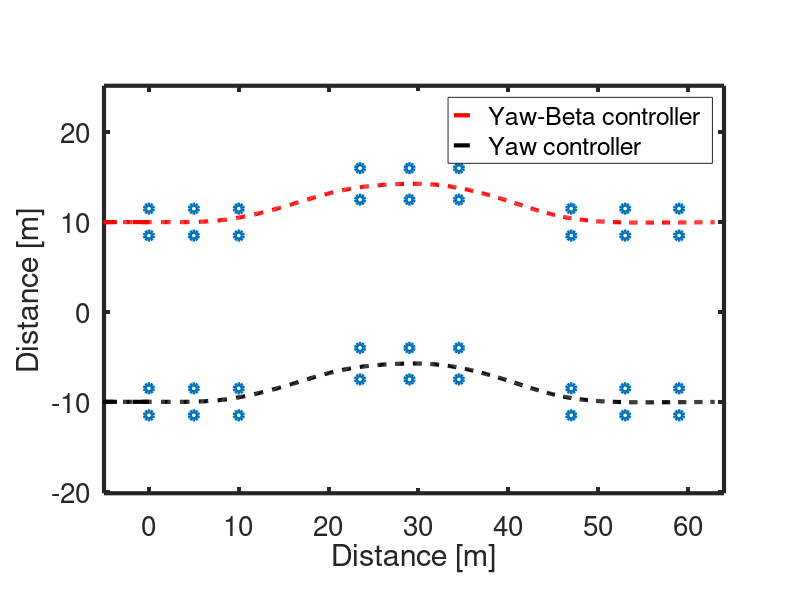
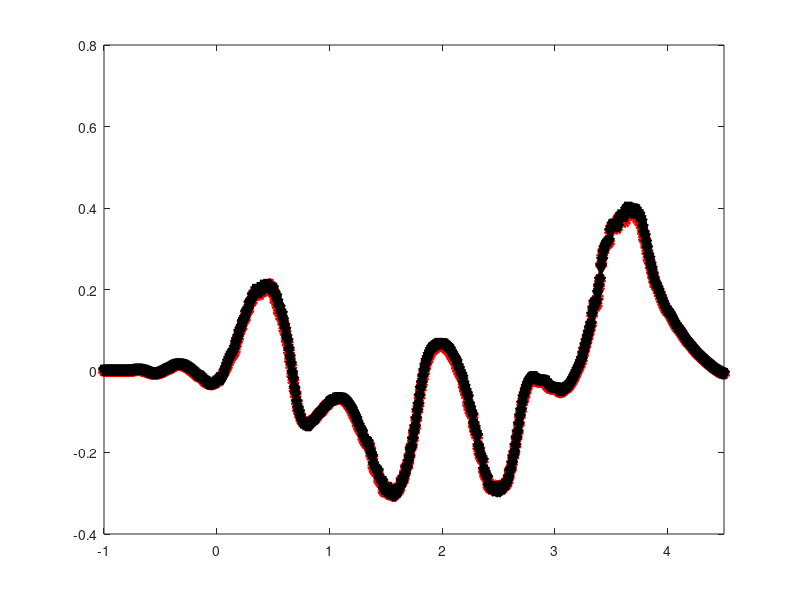

Recreate these plots in MATLAB, in order. (Note: this script raises an error after producing the figures.)
clear all
close all
wB = load('DLCwithBeta.mat');
woB = load('DLCwithoutBeta.mat');

LW = 3;
FS = 20;
aspectRatioW = [16 10]*70;
aspectRatioN = [8 10]*70;

w = 1.25;
a = max(w)*2*1.1+0.25;
b = max(w)*2+1;

marks = [0,a/2;
         0,-a/2;
         5,a/2;
         5,-a/2;
         10,a/2;
         10,-a/2;
         23.5,a/2+1
         23.5,a/2+1+b
         29,a/2+1
         29,a/2+1+b
         34.5,a/2+1
         34.5,a/2+1+b
         47,+1.5
         47,-1.5
         53,+1.5
         53,-1.5
         59,+1.5
         59,-1.5];

[~,t0] = min(abs(wB.X(2:end)));
t0 = wB.t(t0);

%% Plot yaw rate and reference with Beta = 1
xlim = [marks(1)-5 marks(end,1)+5];
% ylim = [min(wB.Y) max(wB.Y)];

figure('Position',[0,0, aspectRatioW]);
hTrajectory1 = plot(wB.X,wB.Y+10,'r--');
hold on
hTrajectory2 = plot(woB.X,woB.Y-10,'k--');
hCones1  = plot(marks(:,1),marks(:,2)-10,'o');
hCones2  = plot(marks(:,1),marks(:,2)+10,'o');

axis equal
set(hCones1,'Color',[0    0.4470    0.7410])
set(hCones2,'Color',[0    0.4470    0.7410])
set(gca,'XLim',xlim)
set(get(gca,'Children'),'LineWidth',LW)
xlabel('Distance [m]')
ylabel('Distance [m]')
legend('Yaw-Beta controller','Yaw controller')


set(gca,'FontSize',FS)
set(gca,'LineWidth',LW)

%%
figure('Position',[0,0, aspectRatioW]);

hBeta1 = plot(wB.t - t0,atan2(wB.v,wB.u)*180/pi,'ro-');
hold on
hBeta2 = plot(woB.t - t0,atan2(woB.v,woB.u)*180/pi,'kv-');

set(gca,'xlim',[-1 4.5])
set(get(gca,'Children'),'LineWidth',LW)
set(hBeta1,'MarkerIndices',[(25:50:325), (335:15:675), (725:50:length(wB.u))])
set(hBeta2,'MarkerIndices',[(1:50:300), (310:15:650), (700:50:length(wB.u))])
set(get(gca,'Children'),'MarkerSize',10)
set(gca,'FontSize',FS)
set(gca,'LineWidth',LW)
xlabel('Time [s]')
ylabel('Side slip angle [degree]')

legend('Yaw-Beta controller','Yaw controller')



